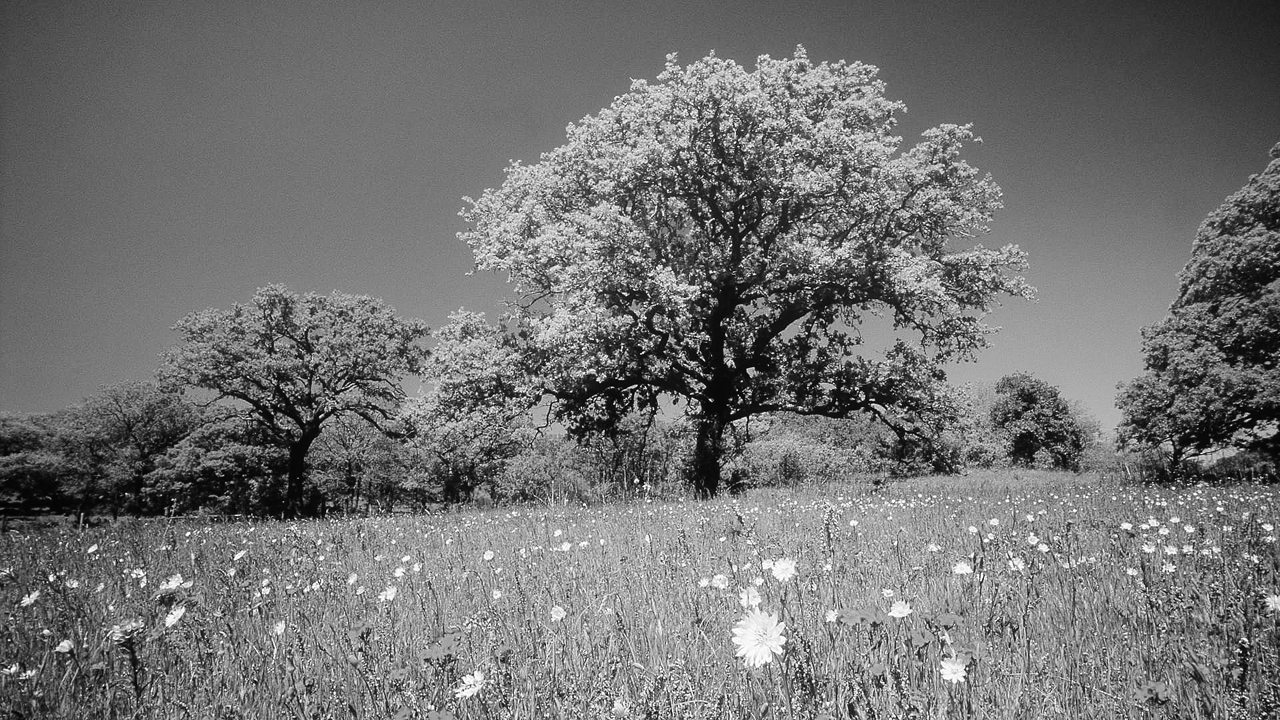
%> input picture solution/extra/04_image_filtering/original.png, 1280 x 720 px
$ octave visualize.m   (GNU Octave 9; MATLAB toolbox functions it lacks are replaced by stand-ins)
%> lines starting %> are read from the running program, lines starting %| are printed output that depends on the picture
hold on;

ori = imread('original.png');
%> ori is the input picture: size 720x1280 uint8; min 0, max 255, mean 114.4
ref = imread('reference.png');
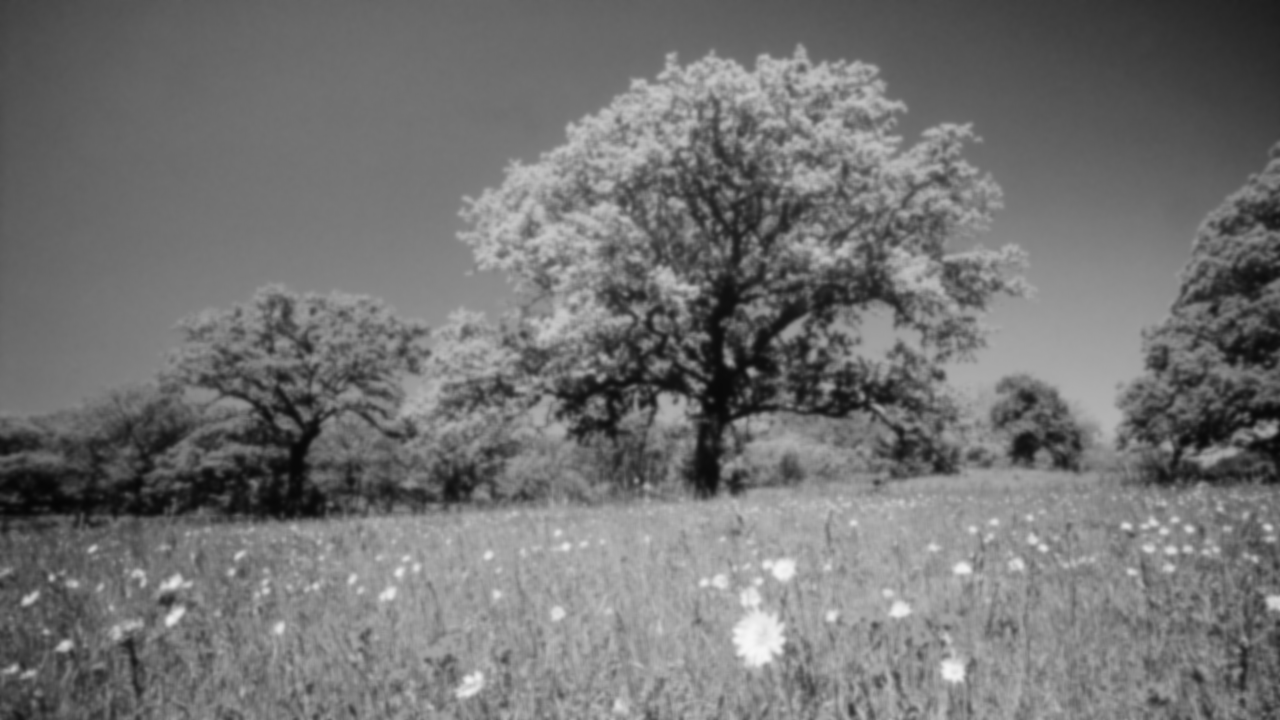
%> input picture solution/extra/04_image_filtering/reference.png, 1280 x 720 px
%> ref is the input picture: size 720x1280 uint8; min 5, max 247, mean 114.4
try
    res = imread('result.png');
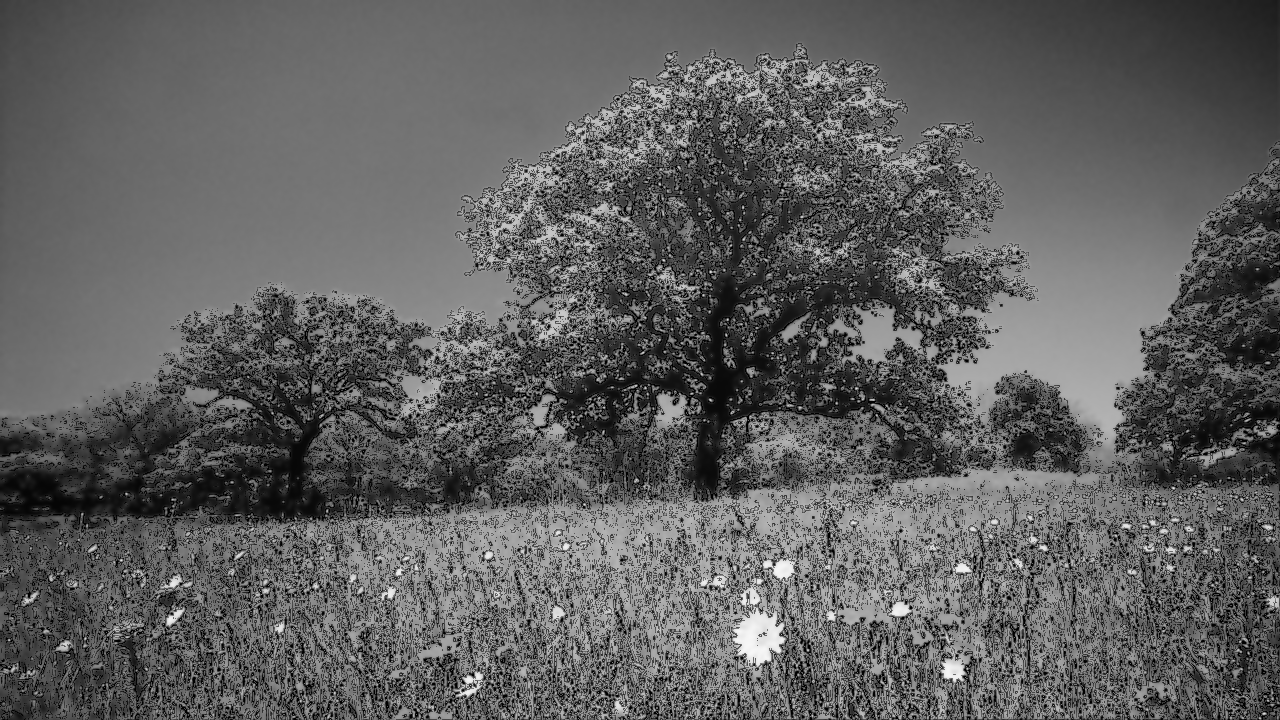
%> input picture solution/extra/06_unsharp_mark/result.png, 1280 x 720 px
%> res is the input picture: size 720x1280 uint8; min 0, max 248, mean 95
catch
    res = uint8( zeros( size(ori) ) );
end

subplot(2,3,1);
imshow(ori);
title('original');
subplot(2,3,2);
imshow(ref);
title('reference');
subplot(2,3,3);
imshow(res);
title('result');

rangex = 500:590;
rangey = 600:760;
subplot(2,3,4);
imshow(ori(rangex,rangey));
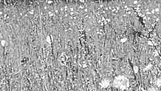
%> displayed picture: size 91x161, on the screen's scale of 0 to 255; min 34, max 255, mean 165.3
title('original');
subplot(2,3,5);
imshow(ref(rangex,rangey));
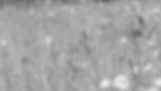
%> displayed picture: size 91x161, on the screen's scale of 0 to 255; min 95, max 233, mean 165.1
title('reference');
subplot(2,3,6);
imshow(res(rangex,rangey));
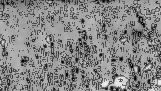
%> displayed picture: size 91x161, on the screen's scale of 0 to 255; min 0, max 239, mean 134.8
title('result');
